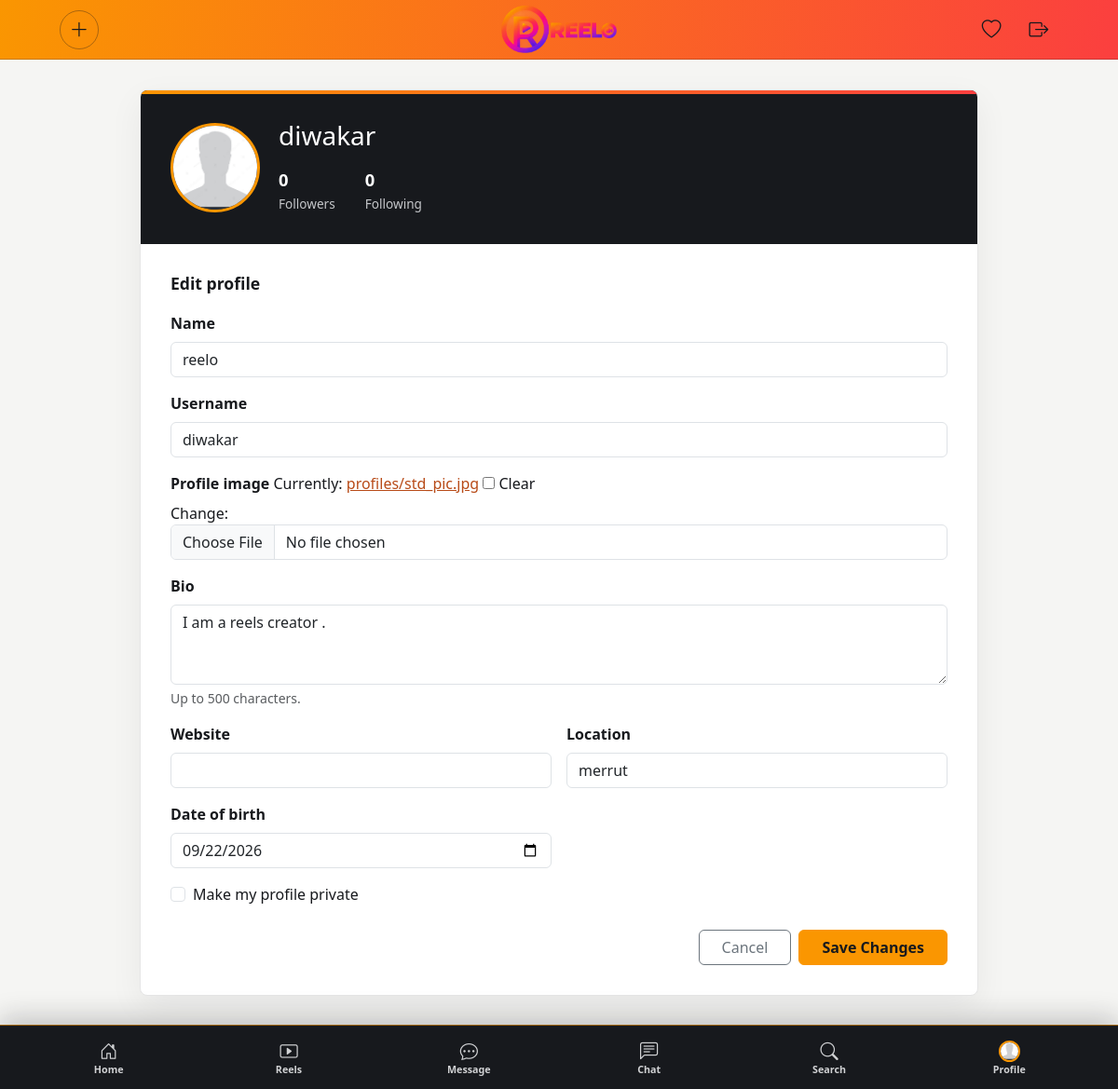
Page /profile/edit/ (signed in) on the committed database.
### reelo/models.py (models this page shows, shortened)
class Profile(models.Model):
	user = models.OneToOneField(
		settings.AUTH_USER_MODEL,
		on_delete=models.CASCADE,
		related_name="profile",
	)
	profile_image = models.ImageField(
		upload_to="profiles/", blank=True, null=True
	)
	bio = models.TextField(max_length=500, blank=True)
	website = models.URLField(blank=True)
	location = models.CharField(max_length=120, blank=True)
	date_of_birth = models.DateField(blank=True, null=True)
	is_private = models.BooleanField(default=False)
	followers_count = models.PositiveIntegerField(default=0)
	following_count = models.PositiveIntegerField(default=0)
	created_at = models.DateTimeField(auto_now_add=True)
	updated_at = models.DateTimeField(auto_now=True)

class User(AbstractUser):
	REQUIRED_FIELDS = ["email", "full_name"]
	class Gender(models.TextChoices):
		MALE = "M", "Male"
		FEMALE = "F", "Female"
		OTHER = "O", "Other"
		PREFER_NOT_TO_SAY = "N", "Prefer not to say"
	full_name = models.CharField(max_length=255)
	email = models.EmailField(blank=True)
	mobile_no = models.CharField(max_length=20, blank=True)
	dob = models.DateField(null=True, blank=True)
	address = models.TextField(blank=True)
	profile_image = models.ImageField(
		upload_to="profiles/", blank=True, null=True
	)
	gender = models.CharField(
		max_length=1, choices=Gender.choices, blank=True
	)

### reelo/views.py (the view)
# urls.py: path("profile/edit/", views.edit_profile, name="edit_profile"),
@login_required
def edit_profile(request):
	profile, _ = Profile.objects.get_or_create(user=request.user)
	if request.method == "POST":
		form = ProfileForm(request.POST, request.FILES, instance=profile)
		if form.is_valid():
			form.save()
			return redirect("profile")
	else:
		form = ProfileForm(instance=profile)
	return render(
		request,
		"profile.html",
		{
			"profile": profile,
			"form": form,
			"is_owner": True,
			"can_view_profile": True,
			"editing": True,
		},
	)

### reelo/views.py (shortened to what this page needs)
class ProfileForm(ModelForm):
	full_name = forms.CharField(max_length=255)
	username = forms.CharField(max_length=150)
	def __init__(self, *args, **kwargs):
		super().__init__(*args, **kwargs)
		self.fields["full_name"].initial = self.instance.user.full_name
		self.fields["username"].initial = self.instance.user.username
		for field in self.fields.values():
			field.widget.attrs["class"] = (
				"form-check-input"
				if isinstance(field.widget, forms.CheckboxInput)
				else "form-control"
			)
	class Meta:
		model = Profile
		fields = (
			"profile_image",
			"bio",
			"website",
			"location",
			"date_of_birth",
			"is_private",
		)
		widgets = {
			"bio": forms.Textarea(attrs={"rows": 3}),
			"date_of_birth": forms.DateInput(attrs={"type": "date"}),
		}

### templates/profile.html (shortened to what this page needs)
{% extends "base.html" %} {% block title %}Profile | ShortsReels{% endblock %}
{% block content %} {% with displayed_user=profile_user|default:user %}
<section class="profile-page py-2">
  <div class="profile-panel">
    <header class="profile-heading">
      {% if can_view_profile and profile and profile.profile_image %}
      <img
        class="profile-avatar"
        src="{{ profile.profile_image.url }}"
        alt="{{ displayed_user.username }}'s profile photo"
      />
      {% elif can_view_profile and displayed_user.profile_image %}
      <img
        class="profile-avatar"
        src="{{ displayed_user.profile_image.url }}"
        alt="{{ displayed_user.username }}'s profile photo"
      />
      {% else %}
      <div class="profile-avatar profile-avatar-placeholder" aria-hidden="true">
        {{ displayed_user.username|first|upper }}
      </div>
      {% endif %}
      <div class="min-w-0">
        <h1 class="h3 mb-1">{{ displayed_user.username }}</h1>
        {% if can_view_profile and profile %}
        <div class="profile-stats" aria-label="Profile activity">
          <div class="profile-stat">
            <strong>{{ profile.followers_count }}</strong><span>Followers</span>
          </div>
          <div class="profile-stat">
            <strong>{{ profile.following_count }}</strong><span>Following</span>
          </div>
        </div>
        {% endif %}
      </div>
    </header>
    {% if not can_view_profile %}
    <div class="profile-content">
      <h2 class="h5 mb-2">This account is private</h2>
      <p class="text-body-secondary mb-0">
        The profile details are only visible to the account owner.
      </p>
    </div>
    {% elif editing %}
    <div class="profile-content">
      <h2 class="profile-section-title">Edit profile</h2>
      <form
        class="profile-form"
        method="post"
        enctype="multipart/form-data"
        novalidate
      >
        <div class="row g-3">
          <div class="col-12">
            <label class="form-label" for="{{ form.full_name.id_for_label }}"
              >Name</label
            >
            {{ form.full_name }} {{ form.full_name.errors }}
          </div>
          <div class="col-12">
            <label class="form-label" for="{{ form.username.id_for_label }}"
              >Username</label
            >
            {{ form.username }} {{ form.username.errors }}
          </div>
          <div class="col-12">
            <label
              class="form-label"
              for="{{ form.profile_image.id_for_label }}"
              >Profile image</label
            >
            {{ form.profile_image }} {{ form.profile_image.errors }}
          </div>
          <div class="col-12">
            <label class="form-label" for="{{ form.bio.id_for_label }}"
              >Bio</label
            >
            {{ form.bio }}
            <div class="form-text">Up to 500 characters.</div>
          </div>
          <div class="col-md-6">
            <label class="form-label" for="{{ form.website.id_for_label }}"
              >Website</label
            >
            {{ form.website }} {{ form.website.errors }}
          </div>
          <div class="col-md-6">
            <label class="form-label" for="{{ form.location.id_for_label }}"
              >Location</label
            >
            {{ form.location }} {{ form.location.errors }}
          </div>
          <div class="col-md-6">
            <label
              class="form-label"
              for="{{ form.date_of_birth.id_for_label }}"
              >Date of birth</label
            >
            {{ form.date_of_birth }} {{ form.date_of_birth.errors }}
          </div>
          <div class="col-12">
            <div class="form-check">
              {{ form.is_private }}
              <label
                class="form-check-label"
                for="{{ form.is_private.id_for_label }}"
                >Make my profile private</label
              >
            </div>
          </div>
        </div>
        <div class="d-flex justify-content-end gap-2 mt-4">
          <a class="btn btn-outline-secondary px-4" href="{% url 'profile' %}"
            >Cancel</a
          >
          <button class="btn profile-save px-4" type="submit">
            Save Changes
          </button>
        </div>
      </form>
    </div>
    {% endif %}
  </div>
</section>
{% endwith %} {% endblock %}

### templates/base.html (shortened to what this page needs)
{% load static %}
<!doctype html>
<html lang="en">
  <head>
    <link
      href="https://cdn.jsdelivr.net/npm/bootstrap@5.3.3/dist/css/bootstrap.min.css"
      rel="stylesheet"
    />
    <link
      href="https://cdn.jsdelivr.net/npm/bootstrap-icons@1.11.3/font/bootstrap-icons.min.css"
      rel="stylesheet"
    />
    <link rel="stylesheet" href="{% static 'css/reelo.css' %}" />
  </head>
  <body>
    <header class="site-topbar">
      <nav class="site-topbar-inner" aria-label="Top navigation">
        <div class="topbar-start">
          <a
            class="topbar-icon topbar-create"
            href="{% url 'create_post' %}"
            aria-label="Create a post"
            title="Create post"
          >
            <i class="bi bi-plus-lg" aria-hidden="true"></i>
          </a>
        </div>
        <a class="topbar-brand" href="{% url 'home' %}" aria-label="Reelo home">
          <img class="topbar-logo" src="{% static 'logo.png' %}" alt="Reelo" />
        </a>
        <div class="topbar-actions">
          <a
            class="topbar-icon"
            href="{% url 'notifications' %}"
            aria-label="Notifications"
            title="Notifications"
          >
            <i class="bi bi-heart" aria-hidden="true"></i>
          </a>
          {% if user.is_authenticated %}
          <form class="topbar-logout" method="post" action="{% url 'logout' %}">
            <button
              class="topbar-icon"
              type="submit"
              aria-label="Log out"
              title="Log out"
            >
              <i class="bi bi-box-arrow-right" aria-hidden="true"></i>
            </button>
          </form>
          {% endif %}
        </div>
      </nav>
    </header>
    <main class="site-main {% block main_class %}container{% endblock %}">
       {% block content %}{% endblock %}
    </main>
    <nav class="site-bottomnav" aria-label="Main navigation">
      <div class="bottomnav-inner">
        <a
          class="bottom-nav-link{% if request.resolver_match.url_name == 'home' %} is-active{% endif %}"
          href="{% url 'home' %}"
          {%
          if
          request.resolver_match.url_name=""
          ="home"
          %}
          aria-current="page"
          {%
          endif
          %}
        >
          <span class="bottom-nav-icon-wrap"
            ><i class="bi bi-house-door" aria-hidden="true"></i
          ></span>
          <span>Home</span>
        </a>
        <a
          class="bottom-nav-link{% if request.resolver_match.url_name == 'reels_feed' %} is-active{% endif %}"
          href="{% url 'reels_feed' %}"
          {%
          if
          request.resolver_match.url_name=""
          ="reels_feed"
          %}
          aria-current="page"
          {%
          endif
          %}
        >
          <span class="bottom-nav-icon-wrap"
            ><i class="bi bi-play-btn" aria-hidden="true"></i
          ></span>
          <span>Reels</span>
        </a>
        <a
          class="bottom-nav-link{% if request.resolver_match.url_name == 'messages' %} is-active{% endif %}"
          href="{% url 'messages' %}"
          {%
          if
          request.resolver_match.url_name=""
          ="messages"
          %}
          aria-current="page"
          {%
          endif
          %}
        >
          <span class="bottom-nav-icon-wrap">
            <i class="bi bi-chat-dots" aria-hidden="true"></i>
          </span>
          <span>Message</span>
        </a>
        <a
          class="bottom-nav-link{% if request.resolver_match.url_name == 'chat' %} is-active{% endif %}"
          href="{% url 'chat' %}"
          {%
          if
          request.resolver_match.url_name=""
          ="chat"
          %}
          aria-current="page"
          {%
          endif
          %}
        >
          <span class="bottom-nav-icon-wrap">
            <i class="bi bi-chat-left-text" aria-hidden="true"></i>
          </span>
          <span>Chat</span>
        </a>
        <a
          class="bottom-nav-link{% if request.resolver_match.url_name == 'search' %} is-active{% endif %}"
          href="{% url 'search' %}"
          {%
          if
          request.resolver_match.url_name=""
          ="search"
          %}
          aria-current="page"
          {%
          endif
          %}
        >
          <span class="bottom-nav-icon-wrap"
            ><i class="bi bi-search" aria-hidden="true"></i
          ></span>
          <span>Search</span>
        </a>
        <a
          class="bottom-nav-link{% if request.resolver_match.url_name == 'profile' or request.resolver_match.url_name == 'profile_detail' %} is-active{% endif %}"
          href="{% if user.is_authenticated %}{% url 'profile' %}{% else %}{% url 'login' %}{% endif %}"
          {%
          if
          request.resolver_match.url_name=""
          ="profile"
          or
          request.resolver_match.url_name=""
          ="profile_detail"
          %}
          aria-current="page"
          {%
          endif
          %}
        >
          <span class="bottom-nav-icon-wrap">
            {% if user.is_authenticated and user.profile.profile_image %}
            <img
              class="bottom-nav-avatar"
              src="{{ user.profile.profile_image.url }}"
              alt=""
            />
            {% elif user.is_authenticated and user.profile_image %}
            <img
              class="bottom-nav-avatar"
              src="{{ user.profile_image.url }}"
              alt=""
            />
            {% else %}
            <i class="bi bi-person-circle" aria-hidden="true"></i>
            {% endif %}
          </span>
          <span>Profile</span>
        </a>
      </div>
    </nav>
  </body>
</html>

### static/css/reelo.css (style rules this page uses)
:root { color-scheme: light; --reelo-orange: #fa9601; --reelo-red: #fb3f3f; --reelo-ink: #17191d; --reelo-muted: #74777d; --reelo-canvas: #f5f5f3; --reelo-white: #fff; --reelo-line: #e6e6e4; --reelo-top-height: 64px; --reelo-bottom-height: 68px; --reelo-accent: linear-gradient(100deg, var(--reelo-orange), var(--reelo-red)); }
* { box-sizing: border-box; }
html { min-height: 100%; }
body { min-height: 100vh; background: var(--reelo-canvas); color: var(--reelo-ink); padding-top: var(--reelo-top-height); font-family: system-ui, -apple-system, "Segoe UI", sans-serif; }
a { color: #b84b18; }
.site-topbar { position: fixed; z-index: 1040; inset: 0 0 auto; height: var(--reelo-top-height); border-bottom: 1px solid rgb(23 25 29 / 22%); background: var(--reelo-accent); color: var(--reelo-ink); }
.site-topbar-inner { position: relative; display: grid; width: min(100%, 1120px); height: 100%; grid-template-columns: minmax(0, 1fr) auto minmax(0, 1fr); align-items: center; margin-inline: auto; padding-inline: clamp(.75rem, 3vw, 1.5rem); }
.topbar-start, .topbar-actions { display: flex; align-items: center; gap: .55rem; }
.topbar-actions { justify-content: flex-end; }
.topbar-icon { position: relative; display: inline-grid; width: 42px; height: 42px; place-items: center; border: 1px solid transparent; border-radius: 50%; background: transparent; color: var(--reelo-ink); font-size: 1.3rem; text-decoration: none; transition: color 160ms ease, background-color 160ms ease, transform 160ms ease; }
.topbar-create { border-color: rgb(23 25 29 / 35%); color: var(--reelo-ink); }
.topbar-brand { display: grid; min-width: 0; height: 100%; place-items: center; }
.topbar-logo { display: block; width: 124px; height: 52px; object-fit: contain; }
.topbar-logout { display: inline-flex; margin: 0; }
.topbar-logout button { border: 0; cursor: pointer; }
.site-bottomnav { position: fixed; z-index: 1040; inset: auto 0 0; min-height: calc(var(--reelo-bottom-height) + env(safe-area-inset-bottom)); padding-bottom: env(safe-area-inset-bottom); border-top: 1px solid rgb(250 150 1 / 58%); background: var(--reelo-ink); box-shadow: 0 -8px 28px rgb(23 25 29 / 22%); backdrop-filter: blur(14px); }
.bottomnav-inner { display: grid; width: 100%; height: var(--reelo-bottom-height); grid-template-columns: repeat(6, minmax(0, 1fr)); padding-inline: 20px; }
.bottom-nav-link { position: relative; display: flex; min-width: 0; flex-direction: column; align-items: center; justify-content: center; gap: 3px; padding: 5px 2px 4px; color: #d1d2d4; font-size: .67rem; font-weight: 600; line-height: 1.1; text-decoration: none; transition: color 160ms ease, background-color 160ms ease, transform 160ms ease; }
.bottom-nav-link::before { position: absolute; inset: 0 22% auto; height: 3px; border-radius: 0 0 3px 3px; background: var(--reelo-accent); content: ""; opacity: 0; transform: scaleX(.5); transition: opacity 160ms ease, transform 160ms ease; }
.bottom-nav-link .bi { font-size: 1.2rem; line-height: 1; }
.bottom-nav-icon-wrap { position: relative; display: grid; min-width: 24px; min-height: 24px; place-items: center; }
.bottom-nav-avatar { width: 23px; height: 23px; border: 2px solid var(--reelo-orange); border-radius: 50%; object-fit: cover; }
.site-main { min-height: calc(100vh - var(--reelo-top-height)); padding-top: 1.5rem; padding-bottom: calc(var(--reelo-bottom-height) + env(safe-area-inset-bottom) + 1.5rem); }

### rows in the picture
Profile: profile_image (picture), followers_count "0", following_count "0", bio "I am a reels creator .", location "merrut", date_of_birth "09/22/2026"
User: username "diwakar", full_name "reelo", profile.profile_image (picture)
